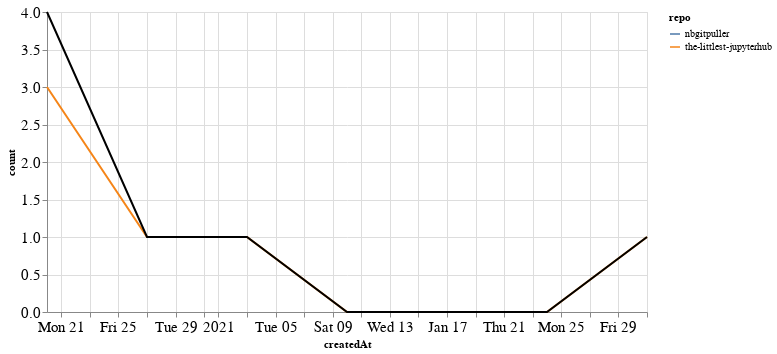

Notebook code cell kept with this figure:
### Markdown cell above
### Comments

### Code cell
comments_time = comments.groupby('repo').resample('W', on='createdAt').count()['author'].reset_index()
comments_time = comments_time.rename(columns={'author': 'count'})
comments_time_total = comments_time.groupby('createdAt').agg({"count": "sum"}).reset_index()
ch1 = alt.Chart(comments_time, width=600).mark_line().encode(
    x='createdAt',
    y='count',
    color='repo',
    tooltip="repo"
)

ch2 = alt.Chart(comments_time_total, width=600).mark_line(color="black").encode(
    x='createdAt',
    y='count',
)

ch1 + ch2

### Figure 1 — Vega-Lite specification as saved in the notebook (floating-point values rounded to 4 significant figures)
{"config": {"axisLeft": {"labelFontSize": 15}, "axisBottom": {"labelFontSize": 15}}, "layer": [{"data": {"name": "data-11bd9752eb7f1b63f392b94e67012854"}, "mark": "line", "encoding": {"color": {"type": "nominal", "field": "repo"}, "tooltip": {"type": "nominal", "field": "repo"}, "x": {"type": "temporal", "field": "createdAt"}, "y": {"type": "quantitative", "field": "count"}}, "width": 600}, {"data": {"name": "data-f3a2871290fe450ac4f6f40ae03219a6"}, "mark": {"type": "line", "color": "black"}, "encoding": {"x": {"type": "temporal", "field": "createdAt"}, "y": {"type": "quantitative", "field": "count"}}, "width": 600}], "$schema": "https://vega.github.io/schema/vega-lite/v4.8.1.json", "datasets": {"data-11bd9752eb7f1b63f392b94e67012854": [{"repo": "nbgitpuller", "createdAt": "2020-12-20T00:00:00", "count": 1}, {"repo": "the-littlest-jupyterhub", "createdAt": "2020-12-20T00:00:00", "count": 3}, {"repo": "the-littlest-jupyterhub", "createdAt": "2020-12-27T00:00:00", "count": 1}, {"repo": "the-littlest-jupyterhub", "createdAt": "2021-01-03T00:00:00", "count": 1}, {"repo": "the-littlest-jupyterhub", "createdAt": "2021-01-10T00:00:00", "count": 0}, {"repo": "the-littlest-jupyterhub", "createdAt": "2021-01-17T00:00:00", "count": 0}, {"repo": "the-littlest-jupyterhub", "createdAt": "2021-01-24T00:00:00", "count": 0}, {"repo": "the-littlest-jupyterhub", "createdAt": "2021-01-31T00:00:00", "count": 1}], "data-f3a2871290fe450ac4f6f40ae03219a6": [{"createdAt": "2020-12-20T00:00:00", "count": 4}, {"createdAt": "2020-12-27T00:00:00", "count": 1}, {"createdAt": "2021-01-03T00:00:00", "count": 1}, {"createdAt": "2021-01-10T00:00:00", "count": 0}, {"createdAt": "2021-01-17T00:00:00", "count": 0}, {"createdAt": "2021-01-24T00:00:00", "count": 0}, {"createdAt": "2021-01-31T00:00:00", "count": 1}]}}
